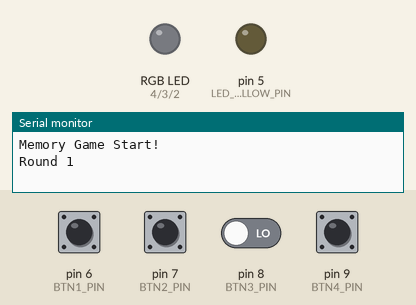
Bench run of a sketch on a simulated Arduino Uno, built with avr-gcc and run on an emulated ATmega328P. On the bench: an RGB LED mixed from three pins (HIGH = lit), output pins drawn as LEDs (lit = HIGH), the last lines printed to the serial monitor. Dashed ring = blinking. Inputs (shaded band) come from the test bench; at power-on: pin 6 (BTN1_PIN), pin 7 (BTN2_PIN), pin 8 (BTN3_PIN), pin 9 (BTN4_PIN) LOW. Random numbers use the default seed unless the sketch sets one.

Above: at 2.2 s.
2.3 s: pin 7 (BTN2_PIN) pulled HIGH for 0.15 s
At 2.9 s:
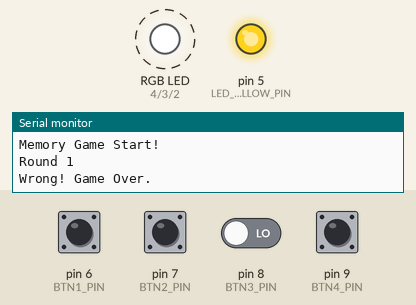
5.4 s: pin 9 (BTN4_PIN) pulled HIGH for 1 s
At 6.55 s:
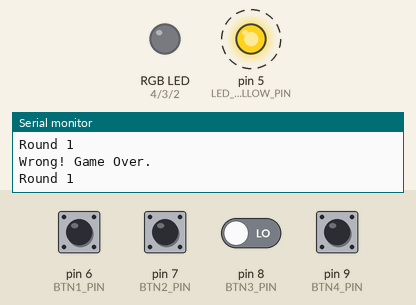
9.4 s: pin 6 (BTN1_PIN) pulled HIGH for 0.15 s
At 9.7 s:
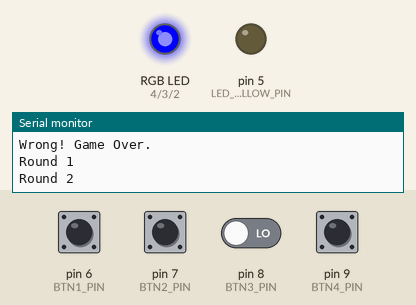
12.5 s: pin 6 (BTN1_PIN) pulled HIGH for 1 s
At 13.95 s:
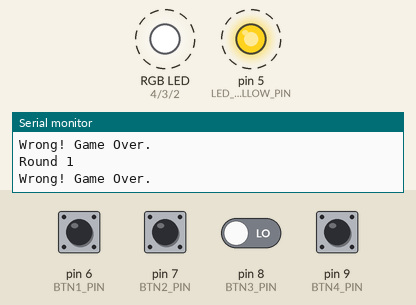
Timing chart, 0 to 17.5 s (numbered marks = the images above; inputs shaded):
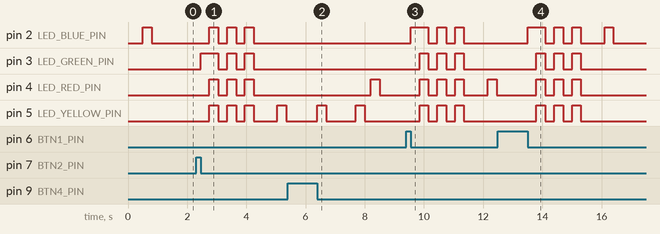

Measured:
- after the input at 2.3 s, pin 2 (LED_BLUE_PIN): alternates HIGH for 0.30 s and LOW for 0.30 s, 6 changes in all, then stays LOW, starting after 0.45 s; pin 3 (LED_GREEN_PIN): LOW → HIGH after 0.15 s, then repeats every 0.60 s: LOW 0.30 s, HIGH 0.30 s, until it stays LOW from 4.3 s
- after the input at 5.4 s, pin 4 (LED_RED_PIN): LOW → HIGH after 2.8 s, → LOW 0.30 s later; pin 5 (LED_YELLOW_PIN): alternates HIGH for 0.30 s and LOW for 1.0 s, starting after 1.0 s
- after the input at 9.4 s, pin 2 (LED_BLUE_PIN): LOW → HIGH after 0.15 s, then repeats every 0.60 s: LOW 0.30 s, HIGH 0.30 s, until it stays LOW from 11.4 s; pin 3 (LED_GREEN_PIN): alternates HIGH for 0.30 s and LOW for 0.30 s, 6 changes in all, then stays LOW, starting after 0.45 s
- after the input at 12.5 s, pin 2 (LED_BLUE_PIN): LOW → HIGH after 1.0 s, → LOW 0.60 s later, → HIGH 0.30 s later, → LOW 0.30 s later, … (8 changes in this stretch); pin 3 (LED_GREEN_PIN), pin 4 (LED_RED_PIN), pin 5 (LED_YELLOW_PIN): alternates HIGH for 0.30 s and LOW for 0.30 s, 6 changes in all, then stays LOW, starting after 1.3 s

The sketch:

PatternMatch.ino
```cpp
#include "Arduino.h"
#include "LED.h"
#include "Button.h"

// === Pin Definitions ===
#define LED_BLUE_PIN    2
#define LED_GREEN_PIN   3
#define LED_RED_PIN     4
#define LED_YELLOW_PIN  5

#define BTN1_PIN        6
#define BTN2_PIN        7
#define BTN3_PIN        8
#define BTN4_PIN        9

// === Object Declarations ===
LED leds[] = {
  LED(LED_BLUE_PIN),
  LED(LED_GREEN_PIN),
  LED(LED_RED_PIN),
  LED(LED_YELLOW_PIN)
};

Button buttons[] = {
  Button(BTN1_PIN),
  Button(BTN2_PIN),
  Button(BTN3_PIN),
  Button(BTN4_PIN)
};

// === Game State ===
bool prevButtonStates[4] = {false, false, false, false};

const int MAX_SEQUENCE_LENGTH = 100;
int sequence[MAX_SEQUENCE_LENGTH];
int currentLength = 1;
int userIndex = 0;
bool acceptingInput = false;

// === Setup ===
void setup() {
  Serial.begin(9600);
  randomSeed(analogRead(0)); // Ensure random sequence

  // Initialize buttons and LEDs
  for (int i = 0; i < 4; i++) {
    buttons[i].init();
    leds[i].off();
  }

  Serial.println("Memory Game Start!");
  sequence[0] = random(0, 4);
  playSequence();
}

void loop() {
  if (!acceptingInput) return;

  for (int i = 0; i < 4; i++) {
    bool currentState = buttons[i].read(); // true if pressed

    // Detect full press-release cycle
    if (prevButtonStates[i] && !currentState) {
      // Button was just released — count it as a press
      flashLED(i); // Feedback

      if (i == sequence[userIndex]) {
        userIndex++;
        if (userIndex >= currentLength) {
          delay(500);
          nextRound();
        }
      } else {
        gameOver();
      }
    }

    prevButtonStates[i] = currentState;
  }
}


// === Game Functions ===
void flashLED(int index) {
  leds[index].on();
  delay(300);
  leds[index].off();
}

void playSequence() {
  Serial.print("Round ");
  Serial.println(currentLength);
  acceptingInput = false;
  delay(500);
  for (int i = 0; i < currentLength; i++) {
    flashLED(sequence[i]);
    delay(200);
  }
  userIndex = 0;
  acceptingInput = true;
}

void nextRound() {
  int newButton;
  do {
    newButton = random(0, 4);
  } while (newButton == sequence[currentLength - 1]); // avoid repeat
  sequence[currentLength] = newButton;
  currentLength++;

  if (currentLength >= MAX_SEQUENCE_LENGTH) {
    Serial.println("You win!");
    while (true);
  }

  playSequence();
}


void gameOver() {
  Serial.println("Wrong! Game Over.");
  acceptingInput = false;
  for (int i = 0; i < 3; i++) {
    for (int j = 0; j < 4; j++) leds[j].on();
    delay(300);
    for (int j = 0; j < 4; j++) leds[j].off();
    delay(300);
  }
  currentLength = 1;
  sequence[0] = random(0, 4);
  playSequence();
}
```

Button.cpp
```cpp
#include "Button.h"

#include <Arduino.h>


Button::Button(const int pin) : m_pin(pin)
{

}

void Button::init()
{

  pinMode(m_pin, INPUT);
  // set begin state
  m_lastButtonState = read();
}


//read button state.
bool Button::read()
{
  return digitalRead(m_pin);

}


//In General:
//if button is not pushed function will return LOW (0).
//if it is pushed function will return HIGH (1).

bool Button::onChange()
{
  //read button state. '1' is pushed, '0' is not pushed.
  bool reading = read();
  // If the switch changed, due to noise or pressing:
  if (reading != m_lastButtonState) {
    // reset the debouncing timer
    m_lastDebounceTime = millis();
    m_pressFlag = 1;
  }

  if ((millis() - m_lastDebounceTime) > m_debounceDelay) {
    // whatever the reading is at, it's been there for longer
    // than the debounce delay, so take it as the actual current state:

    // if the button state has changed:
    if (m_pressFlag) { //reading != m_lastButtonState) {
      //update the buton state
      m_pressFlag = 0;

      // save the reading.  Next time through the loop,
      m_lastButtonState = reading;
      return 1;

    }
  }
  m_lastButtonState = reading;

  return 0;

}

bool Button::onPress()
{
  //read button state. '1' is pushed, '0' is not pushed.
  bool reading = read();
  // If the switch changed, due to noise or pressing:
  if (reading == HIGH && m_lastButtonState == LOW) {
    // reset the debouncing timer
    m_lastDebounceTime = millis();
    m_pressFlag = 1;
  }

  if ((millis() - m_lastDebounceTime) > m_debounceDelay) {
    // whatever the reading is at, it's been there for longer
    // than the debounce delay, so take it as the actual current state:

    // if the button state has changed:
    if (m_pressFlag) {
      // save the reading.  Next time through the loop,
      m_pressFlag = 0;
      m_lastButtonState = reading;
      return 1;

    }
  }
  m_lastButtonState = reading;

  return 0;

}

bool Button::onRelease()
{
  //read button state. '1' is pushed, '0' is not pushed.
  bool reading = read();
  // If the switch changed, due to noise or pressing:
  if (reading == LOW && m_lastButtonState == HIGH) {
    // reset the debouncing timer
    m_lastDebounceTime = millis();
    m_pressFlag = 1;
  }

  if ((millis() - m_lastDebounceTime) > m_debounceDelay) {
    // whatever the reading is at, it's been there for longer
    // than the debounce delay, so take it as the actual current state:

    // if the button state has changed:
    if ( m_pressFlag) { //reading == LOW && m_lastButtonState == HIGH) {
      // save the reading.  Next time through the loop,
      m_lastButtonState = reading;
      m_pressFlag = 0;
      return 1;

    }
  }
  m_lastButtonState = reading;

  return 0;

}
```

Button.h
```cpp
#ifndef _BUTTON_H_
#define _BUTTON_H_


//button  class:
class Button {
  public:
    Button(const int pin);
    //initialize button instance
    void init();
    //Read button state - without debounce
    bool read();
    //return True on both button events, Press or Release
    bool onChange();
    //return True only on Press
    bool onPress();
    //return True only on Release
    bool onRelease();


  private:
    const int m_pin;
    bool m_lastButtonState; //state variables
    long m_lastDebounceTime = 0;  // the last time the output pin was toggled
    const int m_debounceDelay = 50;    // the debounce time; increase if the output flickers
    bool m_pressFlag = 0;

};

#endif //_BUTTON_H_
```

LED.cpp
```cpp
#include "LED.h"

LED::LED(const int pin) : Switchable(pin){

}
```

LED.h
```cpp
#ifndef RGBLED_H
#define RGBLED_H

#include "Switchable.h"

class LED : public Switchable
{
	public:
		LED(const int pin);
};

#endif //__LED_H
```

Switchable.cpp
```cpp
#include "Switchable.h"
#include <Arduino.h>

Switchable::Switchable(const int pin) : m_pin(pin)
{
    // Set pin as output
    pinMode(m_pin, OUTPUT);
    // Start state if off
	off();
}

//turn on:
void Switchable::on()
{
	digitalWrite(m_pin, 1); //high
	m_state = true;
}

//turn off:
void Switchable::off()
{
	digitalWrite(m_pin, 0); //low
	m_state = false;
}

void Switchable::toggle()
{
	digitalWrite(m_pin, !m_state); //low
	m_state = !m_state;
}

// dim pin
void Switchable::dim(int dimVal)
{
    analogWrite(m_pin, dimVal);
}

bool Switchable::getState()
{
    return m_state;
}

void Switchable::setState(bool state)
{
    digitalWrite(m_pin, state);
    m_state = state;
}
```

Switchable.h
```cpp
#ifndef _SWITCHABLE_H_
#define _SWITCHABLE_H_

//Base class for output that can be switched on/off via single digital pin:
class Switchable
{
	public:

		// Consturcutor accepts pin number for output
	    Switchable(const int pin);

		// Turn pin on
		void on();

	    // Turn pin off
		void off();

		// Toggle pin
		void toggle();

		// dim pin
		void dim(int dimVal);

		// Get current state
		bool getState();

		// Set state with bool variable
		void setState(bool state);

	private:

		const int m_pin; 	//output pin
		bool m_state;		//current state
};

#endif // _SWITCHABLE_H_
 
```
